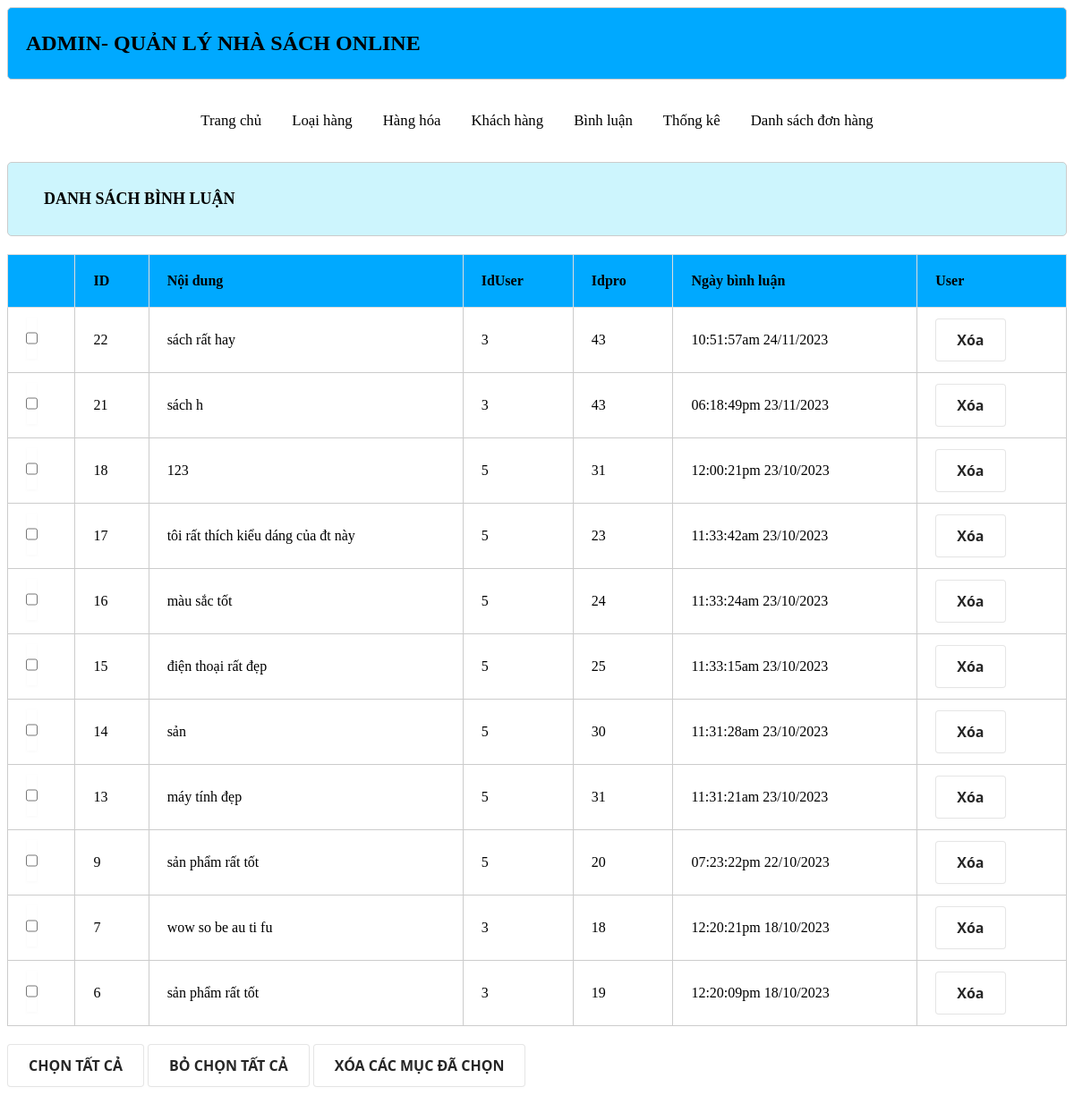
/Nhom7DA1-HoangGiaLamPD08475/admin/index.php?act=dsbl, run on the app's committed database.
### tables this page shows
CREATE TABLE `binhluan` (
  `id` int(10) NOT NULL AUTO_INCREMENT,
  `noidung` varchar(255) NOT NULL,
  `iduser` int(10) NOT NULL,
  `idpro` int(10) NOT NULL,
  `ngaybinhluan` varchar(30) NOT NULL,
  PRIMARY KEY (`id`),
  KEY `ma_kh` (`idpro`),
  KEY `ma_hh` (`ngaybinhluan`)
);

### Nhom7DA1-HoangGiaLamPD08475/admin/model/pdo.php (called while the page is built, shortened)
<?php
function pdo_get_connection(){
    $dburl = "mysql:host=localhost;dbname=xshopdb;charset=utf8";
    $username = 'root';
    $password = '01272529957a';
    $conn = new PDO($dburl, $username, $password);
    $conn->setAttribute(PDO::ATTR_ERRMODE, PDO::ERRMODE_EXCEPTION);
    return $conn;
}
function pdo_query($sql){
    $sql_args = array_slice(func_get_args(), 1);
    try{
        $conn = pdo_get_connection();
        $stmt = $conn->prepare($sql);
        $stmt->execute($sql_args);
        $rows = $stmt->fetchAll();
        return $rows;
    }
    catch(PDOException $e){
        throw $e;
    }
    finally{
        unset($conn);
    }
}

### Nhom7DA1-HoangGiaLamPD08475/admin/model/binhluan.php (called while the page is built, shortened)
<?php
    function loadall_binhluan($idpro){
        $sql="select * from binhluan where 1";
        $sql.=" order by id desc";
        $listbl=pdo_query($sql);
        return $listbl;
    }
?>

### Nhom7DA1-HoangGiaLamPD08475/admin/binhluan/list.php (the view, shortened to what this page needs)
<div class="row">
            <div class="row header formtitle"> <h1>DANH SÁCH BÌNH LUẬN</h1></div>
            <div class="row formcontent">
                <div class="row mb formdsloai">
                   <table class="formdsloai">
                    <tr>
                        <th></th>
                        <th>ID</th>
                        <th>Nội dung</th>
                        <th>IdUser</th>
                        <th>Idpro</th>
                        <th>Ngày bình luận</th>
                        <th>User</th>
                    </tr>
                    <?php
                    foreach ($listbinhluan as $binhluan) {
                    extract($binhluan);
                    $xoabl="index.php?act=xoabl&id=".$id;
                    echo ' <tr>
                        <td><input type="checkbox" name="" id=""></td>
                        <td>'.$id.'</td>
                        <td>'.$noidung.'</td>
                        <td>'.$iduser.'</td>
                        <td>'.$idpro.'</td>
                        <td>'.$ngaybinhluan.'</td>
                        <td><a href="'.$xoabl.'"><input type="button" value="Xóa"></a></td>
                    </tr>';
                    }
                    ?>
                   </table>
                </div>
            <div class="row mb ">
                <input type="button" value="CHỌN TẤT CẢ">
                <input type="button" value="BỎ CHỌN TẤT CẢ">
                <input type="button" value="XÓA CÁC MỤC ĐÃ CHỌN">
                </div>
            </div>
 </div>

### Nhom7DA1-HoangGiaLamPD08475/view/css/style.css (style rules this page uses)
.row { float: left; width: 100%; }
.mb { margin-bottom: 20px; }
.header { background-color: #a5fc83; border: 1px #cf8a74 solid; box-shadow: 5px 10px #d2f7d1; color: #024c85; border-radius: 5px; }
.header h1 { margin: 20px; font-size: 1.5vw; }
.formtitle { background-color: #aaaafcee; border: 1px #CCC solid; color: #666; border-radius: 5px; padding: 10px 20px; }
.formcontent { padding: 20px 0px; }
.formdsloai table { width: 100%; border-collapse: collapse; }
.formdsloai table th { padding: 20px; background-color: #CCC; }
.formdsloai table td { padding: 10px 20px; border: 1px #CCC solid; }
* { box-sizing:border-box }

### Nhom7DA1-HoangGiaLamPD08475/admin/header.php (style rules this page uses)
.formtitle { background-color: #CDF5FD; border: 1px #CCC solid; color: black; border-radius: 5px; padding: 10px 20px; }
.header { box-shadow: none; }
.formdsloai table th { background-color: #00A9FF; }

### Nhom7DA1-HoangGiaLamPD08475/admin/binhluan/list.php (style rules this page uses)
table, td, th { border: 1px solid #ddd; text-align: left; }
table { border-collapse: collapse; width: 100%; }
th, td { padding: 15px; }
h1 { font-size: 15px }
input { align-items: center; background-color: #FFFFFF; border: 1px solid rgba(0, 0, 0, 0.1); border-radius: .25rem; box-shadow: rgba(0, 0, 0, 0.02) 0 1px 3px 0; box-sizing: border-box; color: rgba(0, 0, 0, 0.85); cursor: pointer; display: inline-flex; font-family: system-ui,-apple-system,system-ui,"Helvetica Neue",Helvetica,Arial,sans-serif; font-size: 16px; font-weight: 600; justify-content: center; line-height: 1.25; margin: 0; min-height: 3rem; padding: calc(.875rem - 1px) calc(1.5rem - 1px); position: relative; text-decoration: none; transition: all 250ms; user-select: none; -webkit-user-select: none; touch-action: manipulation; vertical-align: baseline; width: auto; }

### data on the page
binhluan: id "22", noidung "sách rất hay", iduser "3", idpro "43", ngaybinhluan "10:51:57am 24/11/2023"
binhluan: id "21", noidung "sách h", iduser "3", idpro "43", ngaybinhluan "06:18:49pm 23/11/2023"
binhluan: id "18", noidung "123", iduser "5", idpro "31", ngaybinhluan "12:00:21pm 23/10/2023"
binhluan: id "17", noidung "tôi rất thích kiểu dáng của đt này", iduser "5", idpro "23", ngaybinhluan "11:33:42am 23/10/2023"
binhluan: id "16", noidung "màu sắc tốt", iduser "5", idpro "24", ngaybinhluan "11:33:24am 23/10/2023"
binhluan: id "15", noidung "điện thoại rất đẹp", iduser "5", idpro "25", ngaybinhluan "11:33:15am 23/10/2023"
binhluan: id "14", noidung "sản", iduser "5", idpro "30", ngaybinhluan "11:31:28am 23/10/2023"
binhluan: id "13", noidung "máy tính đẹp", iduser "5", idpro "31", ngaybinhluan "11:31:21am 23/10/2023"
binhluan: id "9", noidung "sản phẩm rất tốt", iduser "5", idpro "20", ngaybinhluan "07:23:22pm 22/10/2023"
binhluan: id "7", noidung "wow so be au ti fu", iduser "3", idpro "18", ngaybinhluan "12:20:21pm 18/10/2023"
binhluan: id "6", noidung "sản phẩm rất tốt", iduser "3", idpro "19", ngaybinhluan "12:20:09pm 18/10/2023"
